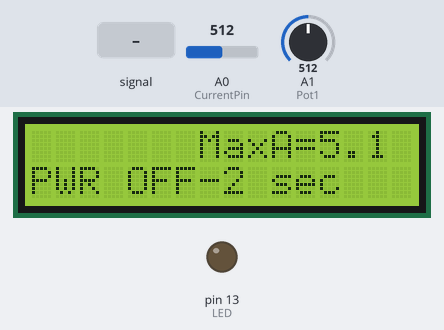
The sketch below on a simulated Arduino Uno, built with avr-gcc and run on an emulated ATmega328P. Shown: 16×2 character LCD, output pins drawn as LEDs (lit = HIGH). The test bench sets the inputs (shaded band); at power-on: A0 (CurrentPin) = 512, A1 (Pot1) = 512. Pins used as bus, display or sensor lines are not drawn; what the sketch prints to the serial monitor is not drawn.

Above: at 3.3 s.
3.4 s: A0 (CurrentPin) set to 440
At 4.9 s:
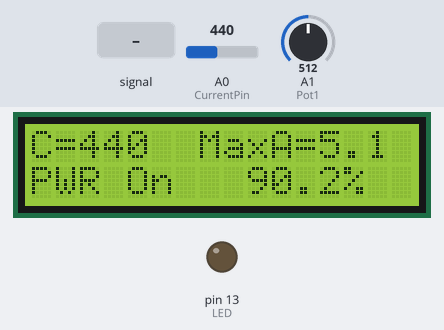
5.7 s: A0 (CurrentPin) fed a 2 Hz sine of ±306 counts around its level
At 7.0 s:
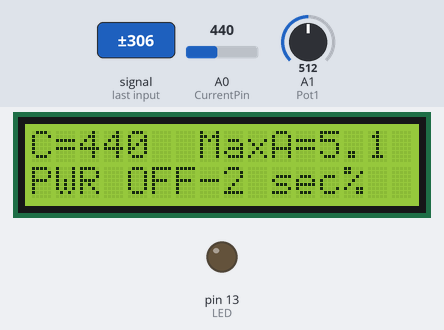
11.4 s: A1 (Pot1) set to 0
At 12.7 s:
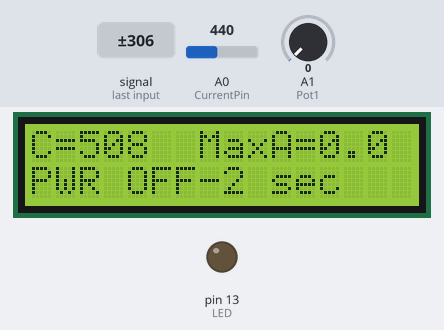
17.1 s: A0 (CurrentPin) set to 0
At 19.2 s:
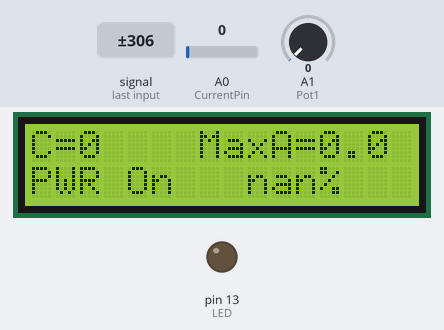
20.1 s: A0 (CurrentPin) set to 1010
At 20.4 s:
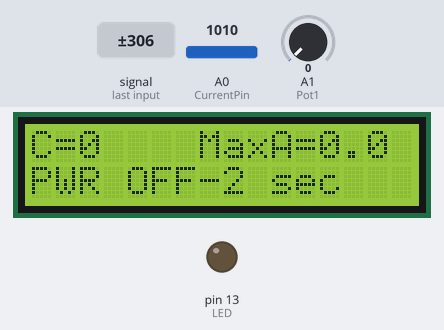
21.6 s: A0 (CurrentPin) set to 990
At 24.26 s:
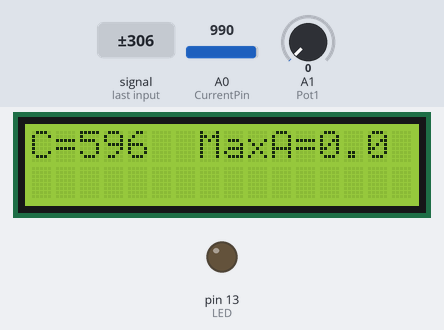
Timing chart, 0 to 24.7 s (numbered marks = the images above; inputs shaded):
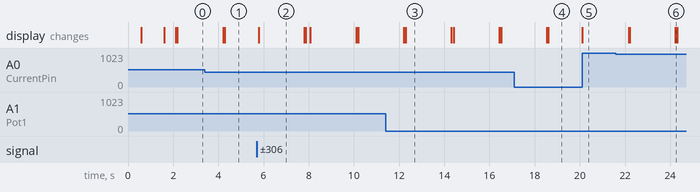

The sketch:

mfx-booster.ino
```cpp
/*
 * DCC Booster using the 43 amp H-Bridge from eBay & Amazon
 * by D.Bodnar
 */

#include<EEPROM.h>
#include <Wire.h>
#include <LCD.h>
#include <LiquidCrystal_I2C.h>

#define BACKLIGHT_PIN     3
#define En_pin  2
#define Rw_pin  1
#define Rs_pin  0
#define D4_pin  4
#define D5_pin  5
#define D6_pin  6
#define D7_pin  7

int LED = 13; // LED to blink when DCC packets are sent in loop
int PowerOn = 3; // pin to turn booster on/off
int Pot1 = 1;
float PotReading = 0;
int CurrentPin = 0;
int CurrentPinReading = 0;
int SetPotFlag = 0;

float version = 1.4;

#define I2C_ADDR    0x27 // <<----- Add your address here.  Find it from I2C Scanner
LiquidCrystal_I2C	lcd(I2C_ADDR, En_pin, Rw_pin, Rs_pin, D4_pin, D5_pin, D6_pin, D7_pin);

unsigned long time;
unsigned long now;
long cAverage = 0;
int avgTimes = 400;
int lastAverage = 0;
int resetFlag = 0;
float percentage = 0;
int temp1 = 0;
void setup() {
  delay(500);
  pinMode(LED, OUTPUT);
  pinMode(PowerOn, OUTPUT );
  lcd.begin (16, 2); //  LCD is 16 characters x 2 lines
  lcd.setBacklightPin(BACKLIGHT_PIN, POSITIVE);
  lcd.setBacklight(HIGH);  // Switch on the backlight
  lcd.home (); // go home
  Serial.begin (115200);
  lcd.setCursor(0, 0);
  lcd.print("DCC Booster");
  lcd.setCursor(0, 1);
  lcd.print("2-11-16 - v");
  lcd.print(version, 1);
  Serial.print("2-11-2016  version  ");
  Serial.println(version, 1);
  delay(1000);
  lcd.clear();
  turnPowerOn();
  delay(500);
  now = millis();
}

// NOTE:  about 0.014 amps / digit of reading with 10K resistor on sense line
void loop() {
  PotReading = analogRead(Pot1);
  PotReading = PotReading / 100;
  lcd.setCursor(12, 0);
  lcd.print(PotReading, 1);
  lcd.print("   ");
  lcd.setCursor(7, 0);
  lcd.print("MaxA=");
  showPercentage();
  resetFlag++;
  if (resetFlag >= 100) {
    resetFlag = 0;
  }
  cAverage = 0;
  for (int xx = 0; xx < avgTimes ; xx++) {
    CurrentPinReading = analogRead(CurrentPin);
    if (CurrentPinReading >= 1000) {
      Serial.println("STOPPPPPPPPPPPPPPPPPPPPPPING");
      turnPowerOff();
    }
    cAverage = cAverage + CurrentPinReading;
  }
  CurrentPinReading = cAverage / avgTimes;
  if (CurrentPinReading != lastAverage) {
    if (millis() - now >= 450) {  // only update LCD every 1/2 second to limit flicker
      lcd.setCursor(0, 0);
      lcd.print("C=");
      lcd.print(CurrentPinReading);
      lcd.print("  ");
    }
    turnPowerOn();
  }
  lastAverage = CurrentPinReading; // keep for compare & print
}  //END LOOP

void showPercentage()
{
  percentage = (CurrentPinReading * 0.0105) / PotReading; // was 0.014
  percentage = percentage * 100;
  if (millis() - now >= 500)   // only update LCD every 1/2 second to limit flicker
  {
    lcd.setCursor(9, 1);
    lcd.print(percentage,1);
    lcd.print("%  ");
    now = millis();
  }
  if (percentage > 100) turnPowerOff();
}

void turnPowerOff() {
  digitalWrite(PowerOn, LOW);
  lcd.setCursor(0, 1);
  lcd.print("PWR OFF-2 sec");
  delay(2000);
  turnPowerOn();
  lcd.setCursor(0, 1);
  lcd.print("               ");
}

void turnPowerOn() {
  digitalWrite(PowerOn, HIGH);
  lcd.setCursor(0, 1);
  lcd.print("PWR On");
}
```

Measured:
- after the input at 3.4 s, the display: first differs from a run without the input after 0.88 s (image 1)
- after the input at 5.7 s, the display: changes after 0.08 s (image 2)
- after the input at 11.4 s, the display: first differs from a run without the input after 0.90 s (image 3)
- after the input at 17.1 s, the display: first differs from a run without the input after 1.5 s (image 4)
- after the input at 20.1 s, the display: changes at once (image 5)
- after the input at 21.6 s, the display: first changes after 0.57 s (image 6 shows a later state)
- what the display in image 2 shows lasts 2.0 s, from 5.8 s to 7.8 s
